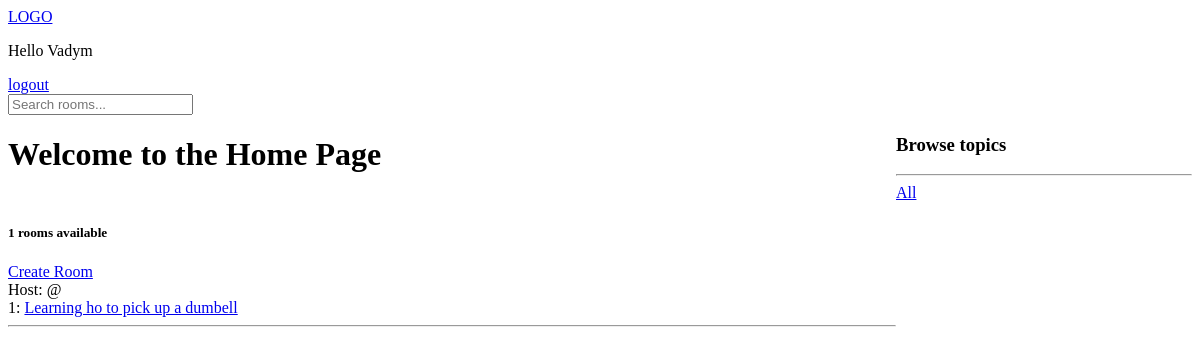
Page / (signed in) on the earlier database version.
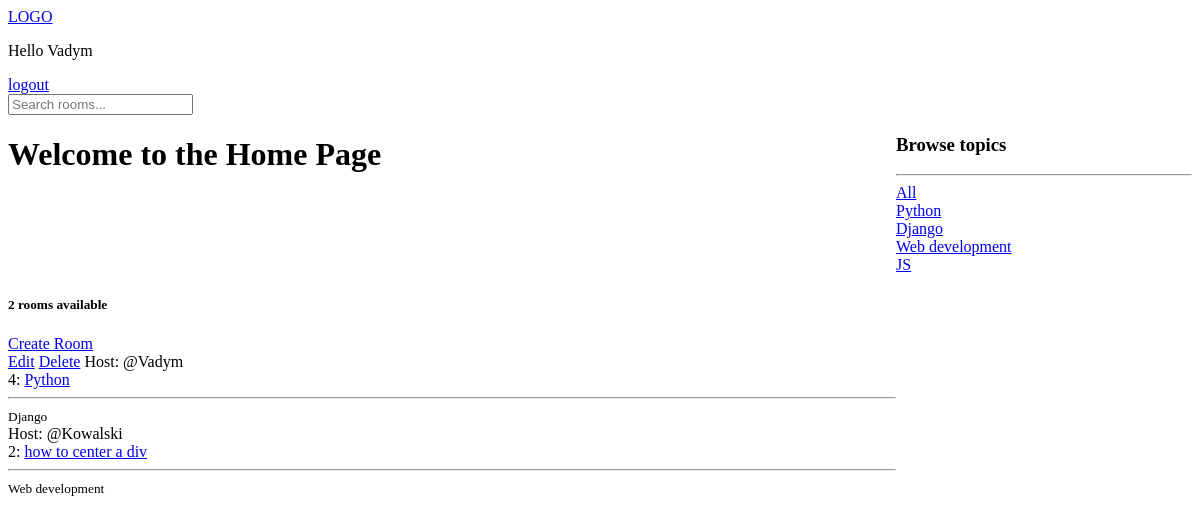
Same page on the later database version.
### base/models.py (models this page shows, shortened)
class Room(models.Model):
    host = models.ForeignKey(User, on_delete = models.SET_NULL, null = True)
    topic = models.ForeignKey(Topic, on_delete = models.SET_NULL, null = True)
    name = models.CharField(max_length = 200)
    description = models.TextField(null = True, blank = True)
    participants = models.ManyToManyField(User, related_name="participants",blank = True)
    updated = models.DateTimeField(auto_now = True)
    created = models.DateTimeField(auto_now_add = True)
    class Meta:
        ordering = ['-updated', 'created']

class Topic(models.Model):
    name = models.CharField(max_length = 200 )
    def __str__(self):
        return self.name

### base/views.py (the view)
# urls.py: 2. Add a URL to urlpatterns:  path('', views.home, name='home')
def home(request):
    q = request.GET.get('q') if request.GET.get('q') != None else ''
    topics = Topic.objects.all()
    rooms = Room.objects.filter(
        Q(topic__name__icontains = q) |
        Q(name__icontains = q) |
        Q(description__icontains = q)
        )
    room_count = rooms.count()
    context = {'rooms': rooms, 'topics':topics,'room_count':room_count }
    return render(request, r'base/home.html',context)

### base/templates/base/home.html (shortened to what this page needs)
{% extends 'main.html' %}
{% block content %}
  <div class="home-container">
    <h1>Welcome to the Home Page</h1>
    <div>
      <h3>Browse topics</h3>
      <hr>
      <div>
        <a href = "{% url 'home'%}">All</a>
      </div>
      {%for topic in topics%}
      <div>
        <a href = "{% url 'home'%}?q={{topic.name}}">{{topic}}</a>
      </div>
      {%endfor%}
    </div>
    <div class="options">
      <h5>{{room_count}} rooms available</h5>
      <a href="{% url 'create-room' %}" class="button">Create Room</a>
    <div class="room-list">
      {% for room in rooms %}
        <div class="room">
          {%if request.user == room.host%}
          <a href="{% url 'update-room' room.id %}" class="action">Edit</a>
          <a href="{%url 'delete-room' room.id %}" class="action">Delete</a>
          {%endif%}
          <span class="host">Host: @{{ room.host.username }}</span>
          <div class="room-details">
            <span class="id">{{ room.id }}:</span>
            <a href="{% url 'room' room.id %}" class="room-link">{{ room.name }}</a>
            <hr>
          </div>
          <small class="topic">{{ room.topic.name }}</small>
        </div>
      {% endfor %}
    </div>
  </div>
{% endblock %}

Differences in the rows shown:
removed Room: id "1", name "Learning ho to pick up a dumbell"
added Topic: name "Python"
added Topic: name "Django"
added Topic: name "Web development"
added Topic: name "JS"
added Room: shows "Edit", host.username "Vadym", id "4", name "Python", topic.name "Django"
added Room: host.username "Kowalski", id "2", name "how to center a div", topic.name "Web development"
Other differences:
{{ room_count }}: "1" → "2"
